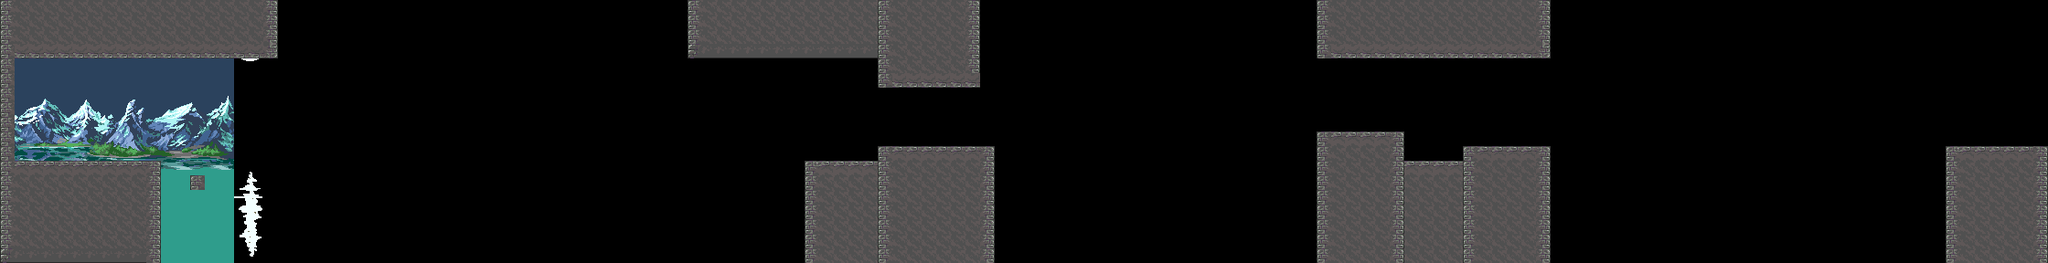

A 2D game scene composited from a Tiled map and its tileset images. What follows is a short description and the map's XML, with each tile layer's data collapsed to a summary:
An orthogonal 140x18 tile map with 16x16 px tiles, 1 tile layer (main), 2 tilesets, 2 image layers and 47 objects.

<map version="1.10" tiledversion="1.12.2" orientation="orthogonal" renderorder="right-down" width="140" height="18" tilewidth="16" tileheight="16" infinite="0" nextlayerid="8" nextobjectid="110">
 <editorsettings>
  <export target="../maps/start.tmj" format="json" />
 </editorsettings>
 <tileset firstgid="1" source="props.tsx" />
 <tileset firstgid="28" source="tiles.tsx" />
 <imagelayer id="3" name="mount_lake" offsetx="0" offsety="-12" parallaxx="0.8" repeatx="1">
  <image source="../images/backgrounds/mount_lake.png" width="256" height="300" />
 </imagelayer>
 <imagelayer id="4" name="moon" offsetx="256" offsety="32" parallaxx="0.1">
  <image source="../images/backgrounds/moon.png" width="35" height="249" />
 </imagelayer>
 <objectgroup id="6" name="props">
  <object id="1" gid="7" x="176" y="288" width="64" height="112" />
  <object id="2" gid="7" x="240" y="288" width="64" height="112" />
  <object id="14" gid="10" x="256" y="176" width="16" height="146.743" />
  <object id="15" gid="10" x="288" y="176" width="16" height="146.743" />
  <object id="16" gid="10" x="224" y="176" width="16" height="146.743" />
  <object id="17" gid="9" x="336" y="160" width="46" height="13" />
  <object id="18" gid="9" x="416" y="160" width="46" height="13" />
  <object id="19" gid="9" x="496" y="144" width="46" height="13">
   <properties>
    <property name="collision" type="bool" value="true" />
   </properties>
  </object>
  <object id="21" gid="7" x="592" y="288" width="64" height="112">
   <properties>
    <property name="collision" type="bool" value="true" />
   </properties>
  </object>
  <object id="22" gid="7" x="704" y="288" width="64" height="112" />
  <object id="23" gid="7" x="768" y="288" width="64" height="112" />
  <object id="24" gid="7" x="752" y="176" width="64" height="112">
   <properties>
    <property name="collision" type="bool" value="false" />
   </properties>
  </object>
  <object id="25" gid="7" x="896" y="176" width="64" height="112">
   <properties>
    <property name="collision" type="bool" value="false" />
   </properties>
  </object>
  <object id="46" gid="2147483668" x="352" y="96" width="32" height="32" />
  <object id="47" gid="2147483668" x="432" y="80" width="32" height="32" />
  <object id="48" gid="2147483668" x="512" y="112" width="32" height="32" />
  <object id="49" gid="2147483668" x="608" y="80" width="32" height="32" />
  <object id="51" gid="2147483668" x="336" y="144" width="32" height="32" />
  <object id="62" gid="27" x="176" y="176" width="16" height="16" />
  <object id="64" gid="1073741851" x="144" y="80" width="16" height="16" />
  <object id="66" gid="27" x="336" y="176" width="16" height="16" rotation="-90" />
  <object id="67" gid="2147483668" x="1072" y="144" width="32" height="32" />
  <object id="68" gid="7" x="1104" y="288" width="64" height="112" />
  <object id="69" gid="2" x="1168" y="144" width="48" height="21" />
  <object id="72" gid="10" x="1216" y="288" width="35" height="321" />
  <object id="73" gid="2147483668" x="1264" y="144" width="32" height="32" />
  <object id="74" gid="10" x="1312" y="288" width="35" height="321" />
  <object id="75" gid="10" x="1408" y="288" width="35" height="321" />
  <object id="76" gid="8" x="1264" y="176" width="44" height="11" />
  <object id="77" gid="8" x="1360" y="176" width="44" height="11" />
  <object id="79" gid="2147483668" x="1392" y="128" width="32" height="32" />
  <object id="80" gid="27" x="1536" y="176" width="16" height="16" />
  <object id="87" gid="1073741851" x="1552" y="80" width="16" height="16" />
  <object id="88" gid="2147483668" x="1616" y="128" width="32" height="32" />
  <object id="89" gid="2147483668" x="1488" y="112" width="32" height="32" />
  <object id="90" gid="7" x="1696" y="288" width="64" height="112" />
  <object id="91" gid="8" x="1760" y="144" width="44" height="11" />
  <object id="92" gid="2" x="1904" y="160" width="48" height="21" />
  <object id="93" gid="9" x="1824" y="192" width="46" height="13" />
  <object id="102" gid="7" x="1952" y="288" width="64" height="112" />
  <object id="103" gid="7" x="2032" y="288" width="64" height="112" />
  <object id="104" gid="27" x="2048" y="176" width="16" height="16" />
  <object id="105" gid="27" x="2032" y="176" width="16" height="16" />
  <object id="106" gid="27" x="2064" y="176" width="16" height="16" />
  <object id="107" gid="27" x="2080" y="176" width="16" height="16" />
  <object id="108" gid="7" x="2144" y="160" width="64" height="112">
   <properties>
    <property name="collision" type="bool" value="false" />
   </properties>
  </object>
  <object id="109" gid="9" x="2016" y="144" width="46" height="13" />
 </objectgroup>
 <layer id="1" name="main" width="140" height="18">
  <data>[2520 cells, 604 non-empty, 8 distinct tile ids]</data>
 </layer>
</map>
